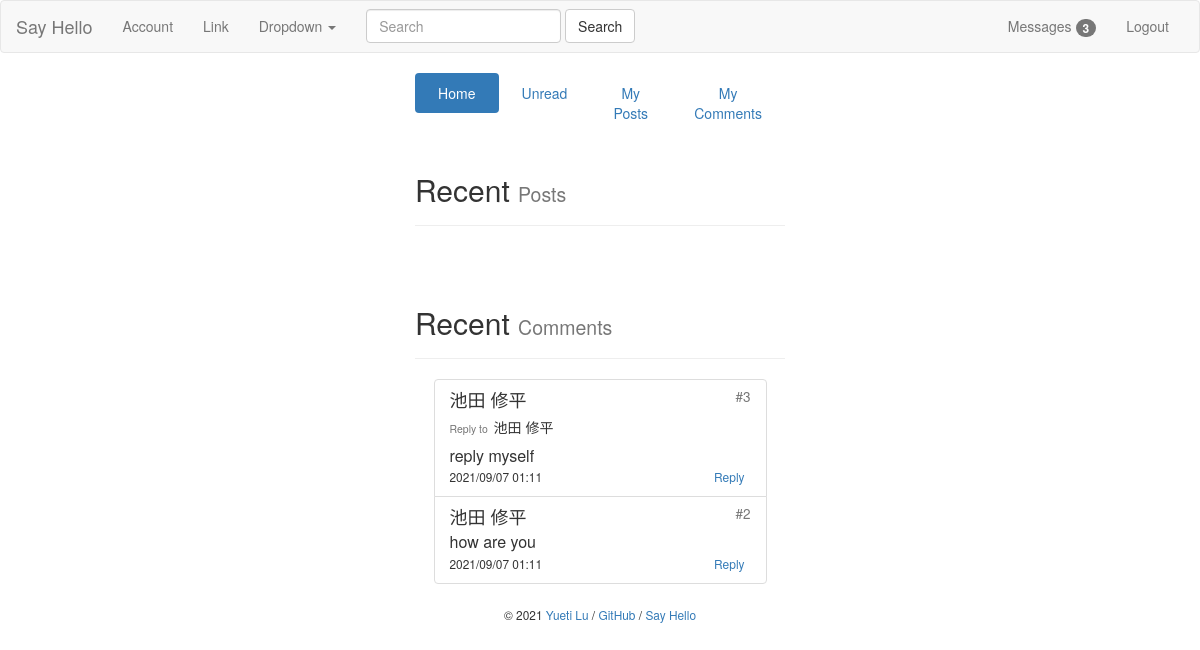
Screenshot of /admin/index (signed in) with the database file from the repository.
### bluelog/models.py (models this page shows)
class Comment(db.Model):
    id = db.Column(db.Integer, primary_key=True)
    name = db.Column(db.String(30))
    body = db.Column(db.Text)
    replyTo = db.Column(db.String(30))
    commentFloor = db.Column(db.Integer)
    from_admin = db.Column(db.Boolean, default=False)
    timestamp = db.Column(db.DateTime, default=datetime.now, index=True)
    post_id = db.Column(db.Integer, db.ForeignKey('post.id'))
    post = db.relationship('Post', back_populates='comments')
    user_id = db.Column(db.Integer, db.ForeignKey('user.id'))
    user = db.relationship('User', back_populates='comments')

### bluelog/blueprints/admin.py (the view)
@admin_bp.route('/index')
def index():
    if not current_user.is_authenticated:
        return redirect(url_for('auth.login'))
    else:
        recentPosts = Post.query.filter(Post.user_id == current_user.id).order_by(Post.postTime.desc()).limit(5)
        recentComments = Comment.query.filter(Comment.user_id == current_user.id) \
            .order_by(Comment.timestamp.desc()).limit(5)
        return render_template('admin/index.html', posts=recentPosts, comments=recentComments)

### bluelog/forms.py
class SearchForm(FlaskForm):
    body = StringField('SearchMessage', validators=[DataRequired()])
    submit = SubmitField('Search')

### bluelog/__init__.py (called while the page is built)
def register_template_context(app):
    @app.context_processor
    def injectSearchForm():
        searchForm = SearchForm()
        return dict(searchForm=searchForm)
    @app.context_processor
    def injectUnreadMessage():
        if current_user.is_authenticated:
            user = User.query.get(current_user.id)
            unreadMessageNum = UnreadMessage.query.filter(and_(UnreadMessage.user_id == user.id,
                                                               UnreadMessage.haveRead == 0)).count()
            return dict(unreadMessageNum=unreadMessageNum)
        else:
            return dict(unreadMessageNum=0)

### bluelog/extensions.py (called while the page is built)
@login_manager.user_loader
def load_user(user_id):
    from bluelog.models import User
    user = User.query.get(int(user_id))
    return user

### bluelog/templates/admin/index.html (shortened to what this page needs)
{% extends 'base.html' %}
{% from "macros.html" import show_flash with context %}
{% from "macros.html" import show_footer %}
{% from "macros.html" import show_comment_in_href %}
{% from "macros.html" import show_post_in_index %}
{% block content %}
    <div class="col-md-4"></div>
    <div class="col-md-4">
        <ul class="nav nav-pills nav-justified">
            <li role="presentation" class="active"><a href="{{ url_for('admin.index') }}">Home</a></li>
            <li role="presentation"><a href="{{ url_for('admin.manageUnreadMessages') }}">Unread</a></li>
            <li role="presentation"><a href="{{ url_for('admin.managePosts') }}">My Posts</a></li>
            <li role="presentation"><a href="{{ url_for('admin.manageComments') }}">My Comments</a></li>
        </ul>
        <div class="page-header">
            <h2>Recent <small>Posts</small></h2>
        </div>
        <br>
        <div class="page-header">
            <h2>Recent <small>Comments</small></h2>
        </div>
        <ul class="list-group" style="margin:0 auto; width:90%">
            {% for comment in comments %}
                {{ show_comment_in_href(comment) }}
            {% endfor %}
        </ul>
        {{ show_footer() }}
    </div>
    <div class="col-md-4"></div>
{% endblock content %}

### bluelog/templates/macros.html (shortened to what this page needs)
{% macro show_footer() %}
    <footer class="text-center" style="margin-top: 20px;">
        <small> &copy; 2021 <a href="https://github.com/luyueti111" title="Written by Grey Li">Yueti Lu</a> /
            <a href="https://github.com/luyueti111/Bluelog" title="Fork me on GitHub">GitHub</a> /
            <a href="{{ url_for('blog.hello') }}" title="A HelloFlask project">Say Hello</a>
        </small>
    </footer>
{% endmacro %}
{% macro show_comment_in_href(comment) %}
    {% set post = comment.post %}
    <li class="list-group-item">
        <a href="{{ url_for('blog.replyPage', post_id=comment.post_id) }}"
           style="color: inherit; text-decoration: none;">
            {% if comment.name == post.name %}
                <h4 class="list-group-item-heading text-info">{{ comment.name }}<small
                        class="pull-right">&nbsp;#{{ comment.commentFloor }}</small>
                </h4>
            {% else %}
                <h4 class="list-group-item-heading">{{ comment.name }}<small
                        class="pull-right">&nbsp;#{{ comment.commentFloor }}</small>
                </h4>
            {% endif %}
            {% if comment.replyTo is not none %}
                <h5><small>Reply to&nbsp;&nbsp;</small>{{ comment.replyTo }}</h5>
            {% endif %}
            <p class="list-group-item-text"
               style="width: 100%; word-break: break-all; word-wrap: break-word; font-size: medium">{{ comment.body }}</p>
            <small>
                {{ comment.timestamp.strftime('%Y/%m/%d %H:%M') }}
            </small>
            <a class="btn btn-xs pull-right" href="{{ url_for('blog.replyFromComment', comment_id=comment.id) }}">Reply</a>
        </a>
    </li>
{% endmacro %}

### rows the page displays
Comment: name "池田 修平", commentFloor "3", replyTo "池田 修平", body "reply myself", timestamp "2021/09/07 01:11"
Comment: name "池田 修平", commentFloor "2", body "how are you", timestamp "2021/09/07 01:11"

### other values shown
{{ unreadMessageNum }} "3"
